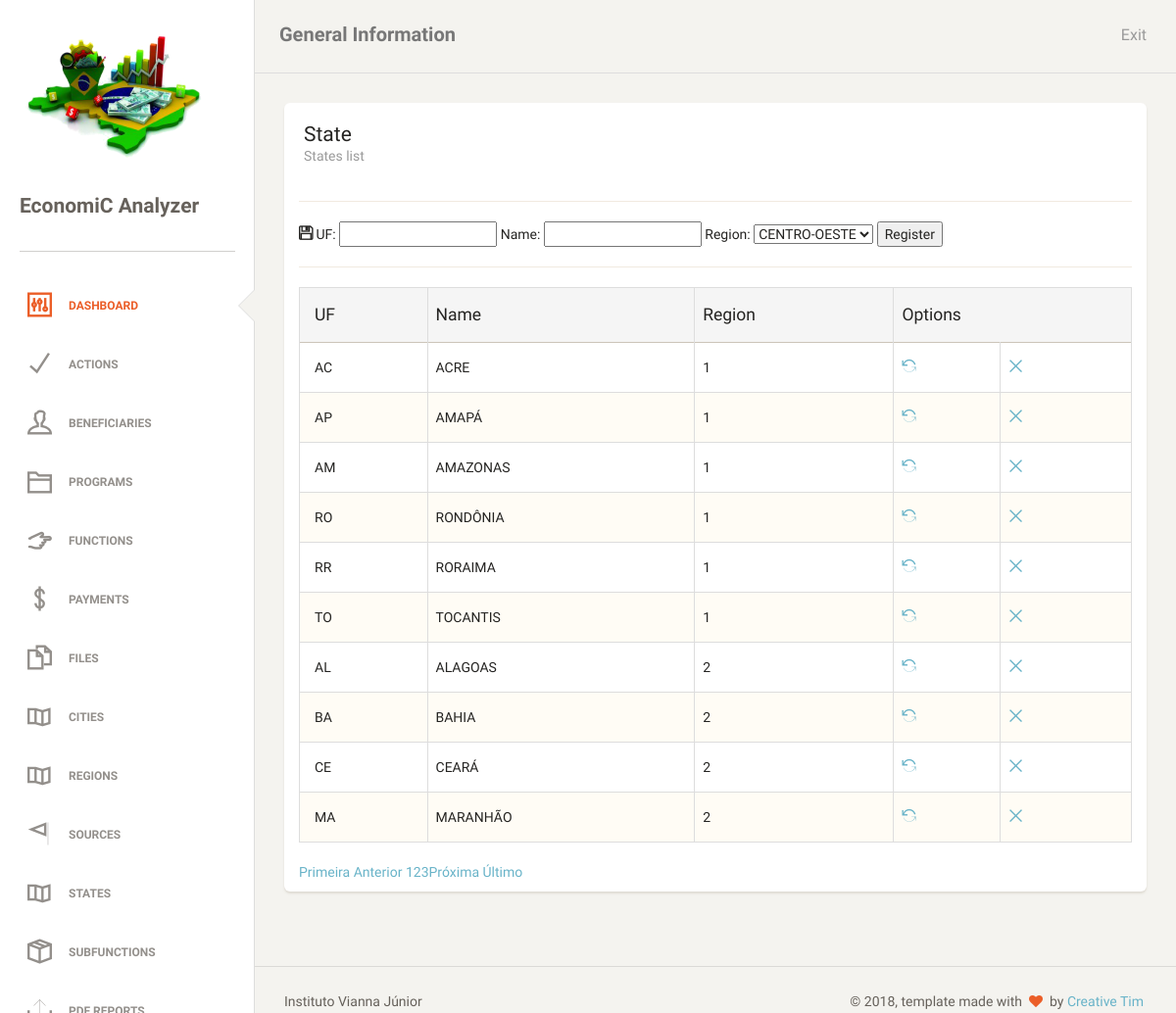
The page /states.php (signed in) on the database its author committed.
### tables this page shows
CREATE TABLE `tb_state` (
  `id_state` int(11) NOT NULL AUTO_INCREMENT,
  `str_uf` varchar(2) NOT NULL,
  `str_name` varchar(19) DEFAULT NULL,
  `tb_region_id_region` int(11) NOT NULL,
  PRIMARY KEY (`id_state`),
  UNIQUE KEY `str_uf_UNIQUE` (`str_uf`),
  UNIQUE KEY `str_name_UNIQUE` (`str_name`),
  KEY `fk_tb_state_tb_region1_idx` (`tb_region_id_region`),
  CONSTRAINT `fk_tb_state_tb_region1` FOREIGN KEY (`tb_region_id_region`) REFERENCES `tb_region` (`id_region`) ON DELETE NO ACTION ON UPDATE NO ACTION
);

### db/stateDAO.php (the view, shortened to what this page needs)
<?php
require_once "db/conexao.php";
class stateDAO
{
    public function tabelaPaginada()
    {
        global $pdo;
        $endereco = $_SERVER ['PHP_SELF'];
        $pagina_atual = (isset($_GET['page']) && is_numeric($_GET['page'])) ? $_GET['page'] : 1;
        $linha_inicial = ($pagina_atual - 1) * QTDE_REGISTROS;
        $sql = "SELECT id_state, str_uf, str_name, tb_region_id_region FROM tb_state LIMIT {$linha_inicial}, " . QTDE_REGISTROS;
        $statement = $pdo->prepare($sql);
        $statement->execute();
        $dados = $statement->fetchAll(PDO::FETCH_OBJ);
        $sqlContador = "SELECT COUNT(*) AS total_registros FROM tb_state";
        $statement = $pdo->prepare($sqlContador);
        $statement->execute();
        $valor = $statement->fetch(PDO::FETCH_OBJ);
        $primeira_pagina = 1;
        $ultima_pagina = ceil($valor->total_registros / QTDE_REGISTROS);
        $pagina_anterior = ($pagina_atual > 1) ? $pagina_atual - 1 : 0;
        $proxima_pagina = ($pagina_atual < $ultima_pagina) ? $pagina_atual + 1 : 0;
        $range_inicial = (($pagina_atual - RANGE_PAGINAS) >= 1) ? $pagina_atual - RANGE_PAGINAS : 1;
        $range_final = (($pagina_atual + RANGE_PAGINAS) <= $ultima_pagina) ? $pagina_atual + RANGE_PAGINAS : $ultima_pagina;
        $exibir_botao_inicio = ($range_inicial < $pagina_atual) ? 'mostrar' : 'esconder';
        $exibir_botao_final = ($range_final > $pagina_atual) ? 'mostrar' : 'esconder';
        if (!empty($dados)):
            echo "
     <table class='table table-striped table-bordered'>
     <thead>
       <tr class='active'>
        <th>UF</th>
        <th>Name</th>
        <th>Region</th>
        <th colspan='2'>Options</th>
       </tr>
     </thead>
     <tbody>";
            foreach ($dados as $var):
                echo "<tr>
        <td>$var->str_uf</td>
        <td>$var->str_name</td>
        <td>$var->tb_region_id_region</td>
        <td><a href='?act=upd&idState=$var->id_state'><i class='ti-reload'></i></a></td>
        <td><a href='?act=del&idState=$var->id_state'><i class='ti-close'></i></a></td>
       </tr>";
            endforeach;
            echo "
</tbody>
     </table>
     <div class='box-paginacao'>
       <a class='box-navegacao  $exibir_botao_inicio' href='$endereco?page=$primeira_pagina' title='Primeira Página'>Primeira</a>
       <a class='box-navegacao $exibir_botao_inicio' href='$endereco?page=$pagina_anterior' title='Página Anterior'>Anterior</a>
";
            for ($i = $range_inicial; $i <= $range_final; $i++):
                $destaque = ($i == $pagina_atual) ? 'destaque' : '';
                echo "<a class='box-numero $destaque' href='$endereco?page=$i'>$i</a>";
            endfor;
            echo "<a class='box-navegacao $exibir_botao_final' href='$endereco?page=$proxima_pagina' title='Próxima Página'>Próxima</a>
       <a class='box-navegacao $exibir_botao_final' href='$endereco?page=$ultima_pagina' title='Última Página'>Último</a>
     </div>";
        else:
            echo "<p class='bg-danger'>Nenhum registro foi encontrado!</p>
     ";
        endif;
    }
}

### rows shown on the page
tb_state: str_uf "AC", str_name "ACRE", tb_region_id_region "1"
tb_state: str_uf "AP", str_name "AMAPÁ", tb_region_id_region "1"
tb_state: str_uf "AM", str_name "AMAZONAS", tb_region_id_region "1"
tb_state: str_uf "RO", str_name "RONDÔNIA", tb_region_id_region "1"
tb_state: str_uf "RR", str_name "RORAIMA", tb_region_id_region "1"
tb_state: str_uf "TO", str_name "TOCANTIS", tb_region_id_region "1"
tb_state: str_uf "AL", str_name "ALAGOAS", tb_region_id_region "2"
tb_state: str_uf "BA", str_name "BAHIA", tb_region_id_region "2"
tb_state: str_uf "CE", str_name "CEARÁ", tb_region_id_region "2"
tb_state: str_uf "MA", str_name "MARANHÃO", tb_region_id_region "2"

### other values the page prints
form field regionState "CENTRO-OESTE"
